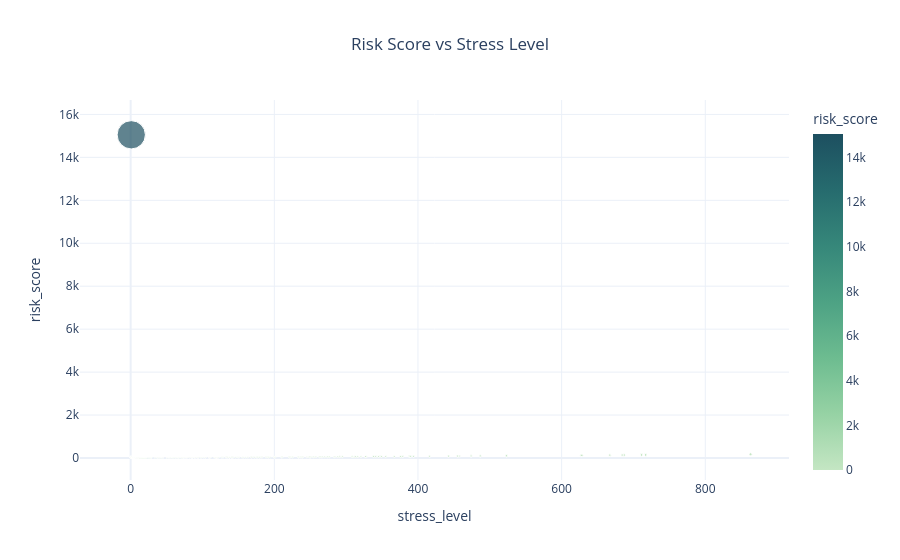

Source (notebook cell):
### Markdown cell above
### 📊3. Risk Score vs Stress Level

Shows relationship between stress level and groundwater risk.

### Code cell
fig3 = px.scatter(
    df,
    x='stress_level',
    y='risk_score',
    color='risk_score',
    size='risk_score',
    color_continuous_scale=px.colors.sequential.Blugrn,
    title='Risk Score vs Stress Level'
)

fig3.update_layout(template='plotly_white', title_x=0.5)
fig3.show()

### Figure 1 — Plotly figure (JSON) as saved in the notebook; plotly's stock layout.template omitted (floating-point values rounded to 4 significant figures; data arrays with more than 128 entries replaced by an {"elided": "..."} marker saying what was removed)
{"data": [{"hovertemplate": "stress_level=%{x}<br>risk_score=%{marker.color}<extra></extra>", "legendgroup": "", "marker": {"color": {"elided": "758 float values"}, "coloraxis": "coloraxis", "size": {"elided": "758 float values"}, "sizemode": "area", "sizeref": 37.63, "symbol": "circle"}, "mode": "markers", "name": "", "orientation": "v", "showlegend": false, "type": "scatter", "x": {"elided": "758 float values"}, "xaxis": "x", "y": {"elided": "758 float values"}, "yaxis": "y"}], "layout": {"coloraxis": {"colorbar": {"title": {"text": "risk_score"}}, "colorscale": [[0, "rgb(196, 230, 195)"], [0.1667, "rgb(150, 210, 164)"], [0.3333, "rgb(109, 188, 144)"], [0.5, "rgb(77, 162, 132)"], [0.6667, "rgb(54, 135, 122)"], [0.8333, "rgb(38, 107, 110)"], [1, "rgb(29, 79, 96)"]]}, "legend": {"itemsizing": "constant", "tracegroupgap": 0}, "title": {"text": "Risk Score vs Stress Level", "x": 0.5}, "xaxis": {"anchor": "y", "domain": [0, 1], "title": {"text": "stress_level"}}, "yaxis": {"anchor": "x", "domain": [0, 1], "title": {"text": "risk_score"}}}}
